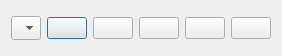
<?xml version="1.0" encoding="UTF-8"?>
<ui version="4.0">
 <class>Cutting</class>
 <widget class="QDialog" name="Cutting">
  <property name="geometry">
   <rect>
    <x>0</x>
    <y>0</y>
    <width>199</width>
    <height>56</height>
   </rect>
  </property>
  <property name="windowTitle">
   <string>Cutting</string>
  </property>
  <layout class="QVBoxLayout" name="verticalLayout">
   <item>
    <layout class="QHBoxLayout" name="horizontalLayout">
     <item>
      <widget class="QComboBox" name="cbox_type">
       <property name="sizePolicy">
        <sizepolicy hsizetype="Minimum" vsizetype="Fixed">
         <horstretch>0</horstretch>
         <verstretch>0</verstretch>
        </sizepolicy>
       </property>
       <property name="minimumSize">
        <size>
         <width>0</width>
         <height>24</height>
        </size>
       </property>
       <property name="currentIndex">
        <number>0</number>
       </property>
       <item>
        <property name="text">
         <string/>
        </property>
        <property name="icon">
         <iconset resource="../resources/res.qrc">
          <normaloff>:/res/icon/rectangular-selection.svg</normaloff>:/res/icon/rectangular-selection.svg</iconset>
        </property>
       </item>
       <item>
        <property name="text">
         <string/>
        </property>
        <property name="icon">
         <iconset resource="../resources/res.qrc">
          <normaloff>:/res/icon/polygonal-selection.svg</normaloff>:/res/icon/polygonal-selection.svg</iconset>
        </property>
       </item>
      </widget>
     </item>
     <item>
      <widget class="QPushButton" name="btn_selectin">
       <property name="text">
        <string/>
       </property>
       <property name="icon">
        <iconset resource="../resources/res.qrc">
         <normaloff>:/res/icon/Selection_In.svg</normaloff>:/res/icon/Selection_In.svg</iconset>
       </property>
      </widget>
     </item>
     <item>
      <widget class="QPushButton" name="btn_selectout">
       <property name="text">
        <string/>
       </property>
       <property name="icon">
        <iconset resource="../resources/res.qrc">
         <normaloff>:/res/icon/Selection_Out.svg</normaloff>:/res/icon/Selection_Out.svg</iconset>
       </property>
      </widget>
     </item>
     <item>
      <widget class="QPushButton" name="btn_confirm">
       <property name="text">
        <string/>
       </property>
       <property name="icon">
        <iconset resource="../resources/res.qrc">
         <normaloff>:/res/icon/apply1.svg</normaloff>:/res/icon/apply1.svg</iconset>
       </property>
      </widget>
     </item>
     <item>
      <widget class="QPushButton" name="btn_reset">
       <property name="text">
        <string/>
       </property>
       <property name="icon">
        <iconset resource="../resources/res.qrc">
         <normaloff>:/res/icon/reset.svg</normaloff>:/res/icon/reset.svg</iconset>
       </property>
      </widget>
     </item>
     <item>
      <widget class="QPushButton" name="btn_close">
       <property name="text">
        <string/>
       </property>
       <property name="icon">
        <iconset resource="../resources/res.qrc">
         <normaloff>:/res/icon/close-red.svg</normaloff>:/res/icon/close-red.svg</iconset>
       </property>
      </widget>
     </item>
    </layout>
   </item>
  </layout>
 </widget>
 <resources>
  <include location="../resources/res.qrc"/>
 </resources>
 <connections/>
</ui>
